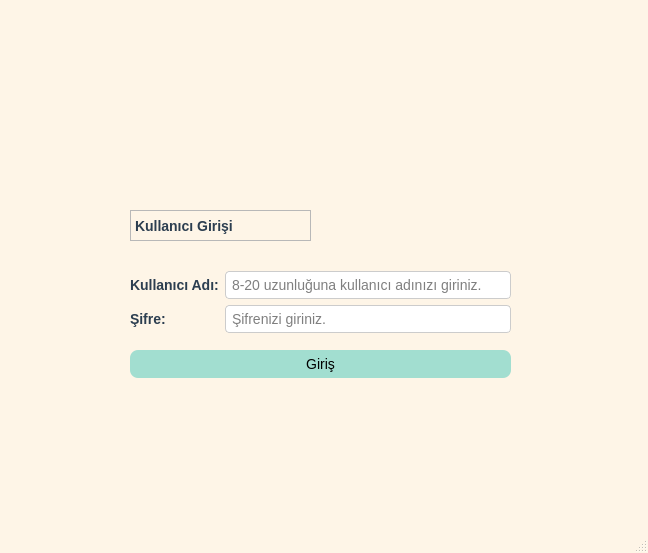
<?xml version="1.0" encoding="UTF-8"?>
<ui version="4.0">
 <class>MainWindow</class>
 <widget class="QMainWindow" name="MainWindow">
  <property name="geometry">
   <rect>
    <x>0</x>
    <y>0</y>
    <width>648</width>
    <height>553</height>
   </rect>
  </property>
  <property name="windowTitle">
   <string>MainWindow</string>
  </property>
  <property name="styleSheet">
   <string notr="true">
QLabel {
    color: #2c3e50;
    font-weight: bold;
    font-size: 14px;
}
QPushButton {
    background-color: #a2ded0;
    color: black;
    border-radius: 8px;
    padding: 6px;
    font-size: 14px;
}

QPushButton:hover {
    background-color: #7bdcb5;
}
QMainWindow {
    background-color: #fef5e7; /* Açık turuncu tonunda arka plan */
}
QLineEdit {
    background-color: white;
    border: 1px solid #ccc;
    border-radius: 4px;
    padding: 4px;
    font-size: 14px;
}
QGroupBox {
    border: 2px solid #f39c12;
    border-radius: 10px;
    margin-top: 10px;
}

QGroupBox::title {
    subcontrol-origin: margin;
    subcontrol-position: top center;
    padding: 4px;
    background-color: #f39c12;
    color: white;
    border-radius: 6px;
}
</string>
  </property>
  <widget class="QWidget" name="centralwidget">
   <widget class="QLabel" name="giriskullannigirii">
    <property name="geometry">
     <rect>
      <x>130</x>
      <y>210</y>
      <width>181</width>
      <height>31</height>
     </rect>
    </property>
    <property name="font">
     <font>
      <pointsize>-1</pointsize>
      <weight>75</weight>
      <bold>true</bold>
     </font>
    </property>
    <property name="frameShape">
     <enum>QFrame::StyledPanel</enum>
    </property>
    <property name="text">
     <string>Kullanıcı Girişi</string>
    </property>
   </widget>
   <widget class="QWidget" name="layoutWidget">
    <property name="geometry">
     <rect>
      <x>130</x>
      <y>260</y>
      <width>381</width>
      <height>131</height>
     </rect>
    </property>
    <layout class="QVBoxLayout" name="verticalLayout_3">
     <item>
      <layout class="QHBoxLayout" name="horizontalLayout">
       <item>
        <layout class="QVBoxLayout" name="verticalLayout">
         <item>
          <widget class="QLabel" name="label">
           <property name="font">
            <font>
             <pointsize>-1</pointsize>
             <weight>75</weight>
             <bold>true</bold>
            </font>
           </property>
           <property name="text">
            <string>Kullanıcı Adı:</string>
           </property>
          </widget>
         </item>
         <item>
          <widget class="QLabel" name="label_2">
           <property name="font">
            <font>
             <pointsize>-1</pointsize>
             <weight>75</weight>
             <bold>true</bold>
            </font>
           </property>
           <property name="text">
            <string>Şifre:</string>
           </property>
          </widget>
         </item>
        </layout>
       </item>
       <item>
        <layout class="QVBoxLayout" name="verticalLayout_2">
         <item>
          <widget class="QLineEdit" name="giri_kullancad">
           <property name="font">
            <font>
             <pointsize>-1</pointsize>
            </font>
           </property>
           <property name="inputMask">
            <string/>
           </property>
           <property name="text">
            <string/>
           </property>
           <property name="maxLength">
            <number>20</number>
           </property>
           <property name="echoMode">
            <enum>QLineEdit::Normal</enum>
           </property>
           <property name="placeholderText">
            <string>8-20 uzunluğuna kullanıcı adınızı giriniz.</string>
           </property>
           <property name="clearButtonEnabled">
            <bool>true</bool>
           </property>
          </widget>
         </item>
         <item>
          <widget class="QLineEdit" name="giri_sifre">
           <property name="font">
            <font>
             <pointsize>-1</pointsize>
            </font>
           </property>
           <property name="text">
            <string/>
           </property>
           <property name="maxLength">
            <number>20</number>
           </property>
           <property name="echoMode">
            <enum>QLineEdit::Password</enum>
           </property>
           <property name="placeholderText">
            <string>Şifrenizi giriniz.</string>
           </property>
           <property name="clearButtonEnabled">
            <bool>true</bool>
           </property>
          </widget>
         </item>
        </layout>
       </item>
      </layout>
     </item>
     <item>
      <widget class="QPushButton" name="giris">
       <property name="font">
        <font>
         <pointsize>-1</pointsize>
        </font>
       </property>
       <property name="text">
        <string>Giriş</string>
       </property>
      </widget>
     </item>
    </layout>
   </widget>
   <widget class="QLabel" name="label_3">
    <property name="geometry">
     <rect>
      <x>280</x>
      <y>170</y>
      <width>47</width>
      <height>13</height>
     </rect>
    </property>
    <property name="text">
     <string/>
    </property>
   </widget>
   <widget class="QLabel" name="label_5">
    <property name="geometry">
     <rect>
      <x>20</x>
      <y>130</y>
      <width>91</width>
      <height>261</height>
     </rect>
    </property>
    <property name="text">
     <string/>
    </property>
    <property name="pixmap">
     <pixmap>images/logo.png.webp</pixmap>
    </property>
    <property name="scaledContents">
     <bool>true</bool>
    </property>
   </widget>
   <widget class="QLabel" name="label_6">
    <property name="geometry">
     <rect>
      <x>530</x>
      <y>130</y>
      <width>91</width>
      <height>261</height>
     </rect>
    </property>
    <property name="text">
     <string/>
    </property>
    <property name="pixmap">
     <pixmap>images/logo.png.webp</pixmap>
    </property>
    <property name="scaledContents">
     <bool>true</bool>
    </property>
   </widget>
  </widget>
  <widget class="QMenuBar" name="menubar">
   <property name="geometry">
    <rect>
     <x>0</x>
     <y>0</y>
     <width>648</width>
     <height>21</height>
    </rect>
   </property>
  </widget>
  <widget class="QStatusBar" name="statusbar"/>
 </widget>
 <resources/>
 <connections/>
</ui>
